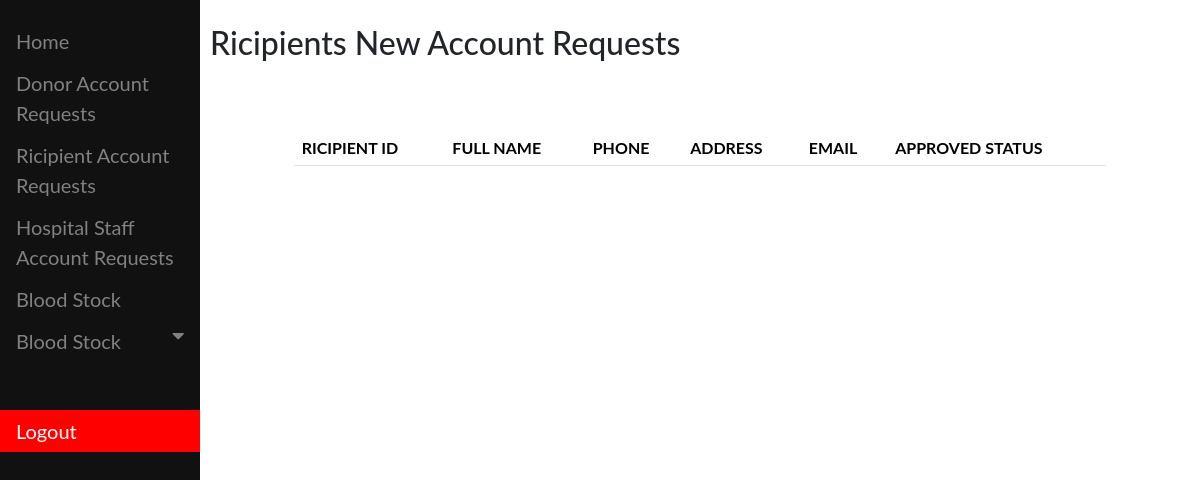
The app's page /bank_admin/ricipient_requets/ (signed in), older data.
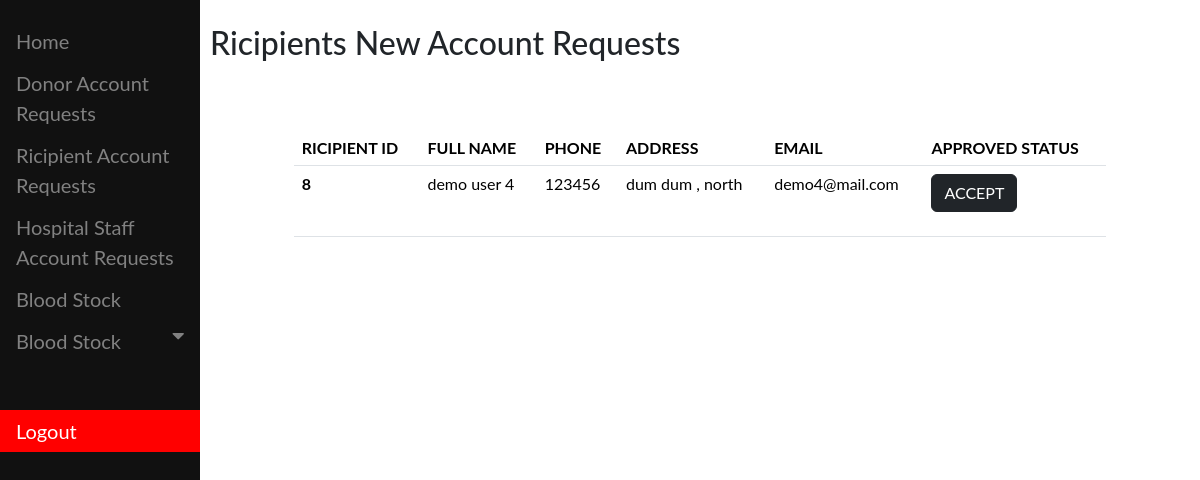
The same page, newer data.
### core/models.py (models this page shows, shortened)
class User(AbstractBaseUser, PermissionsMixin):
    first_name = models.CharField(max_length=15)
    last_name = models.CharField(max_length=15)
    email = models.EmailField(max_length=200, unique=True)
    address = models.TextField(null=True)
    phone = models.BigIntegerField(null=True, unique=True)
    status = models.BooleanField(default=False)
    is_donor = models.BooleanField(default=False, null=True)
    is_receipient = models.BooleanField(default=False, null=True)
    is_hospital_stff = models.BooleanField(null=True,default=False)
    blood_group = models.ForeignKey(Bloodstock, on_delete=models.CASCADE, null=True)
    is_manager = models.BooleanField(default=False, null=True)
    is_active = models.BooleanField(default=True)
    is_staff = models.BooleanField(default=False)
    is_superuser = models.BooleanField(default=False)
    objects = UserManager()
    USERNAME_FIELD = "email"
    REQUIRED_FIELDS = ["first_name", "last_name"]

### bloodbank/views.py (the view)
# urls.py: path("ricipient_requets/",RicipientRequestView,name="ricipient_new_requests"),
def RicipientRequestView(request):
    user = request.user
    if user.is_authenticated:
        if user.is_superuser:
            user = User.objects.filter(is_receipient=True, status=False)
            return render(
                request,
                "dashboard/ricipients_requests.html",
                context={"ricipient": user},
            )
        else:
            return HttpResponse("not an admin!")
    else:
        return redirect("/bank_admin/")

### bloodbank/templates/dashboard/ricipients_requests.html (shortened to what this page needs)
{% extends "base_bank.html" %}
{% block bank_sidebar %}
<div class="main">
  <h2>Ricipients New Account Requests</h2>
  <div class="row">
    <div class="col-1"></div>
    <div class="col-10">
      <br>
      <br>
        <table class="table">
            <thead>
              <tr>
                <th scope="col">RICIPIENT ID</th>
                <th scope="col">FULL NAME</th>
                <th scope="col">PHONE</th>
                <th scope="col">ADDRESS</th>
                <th scope="col">EMAIL</th>
                <th scope="col">APPROVED STATUS</th>
              </tr>
            </thead>
            <tbody>
                {% for x in ricipient %}
              <tr>
                <th scope="row">{{x.id}}</th>
                <td>{{x.first_name}} {{x.last_name}}</td>
                <td>{{x.phone}}</td>
                <td>{{x.address}}</td>
                <td>{{x.email}}</td>
                <td>
                  <form action="{% url 'approve_ricipient' %}" method="post">
                    <button type="submit" class="btn btn-dark">ACCEPT</button>
                  </form>
                </td>
              </tr>
              {% endfor %}
            </tbody>
          </table>
    </div>
    <div class="col-1"></div>
</div>
</div>
{% endblock %}

Row changes from the older to the newer data that the page shows:
added User: id "8", first_name "demo", last_name "user 4", phone "123456", address "dum dum , north", email "demo4@mail.com"
